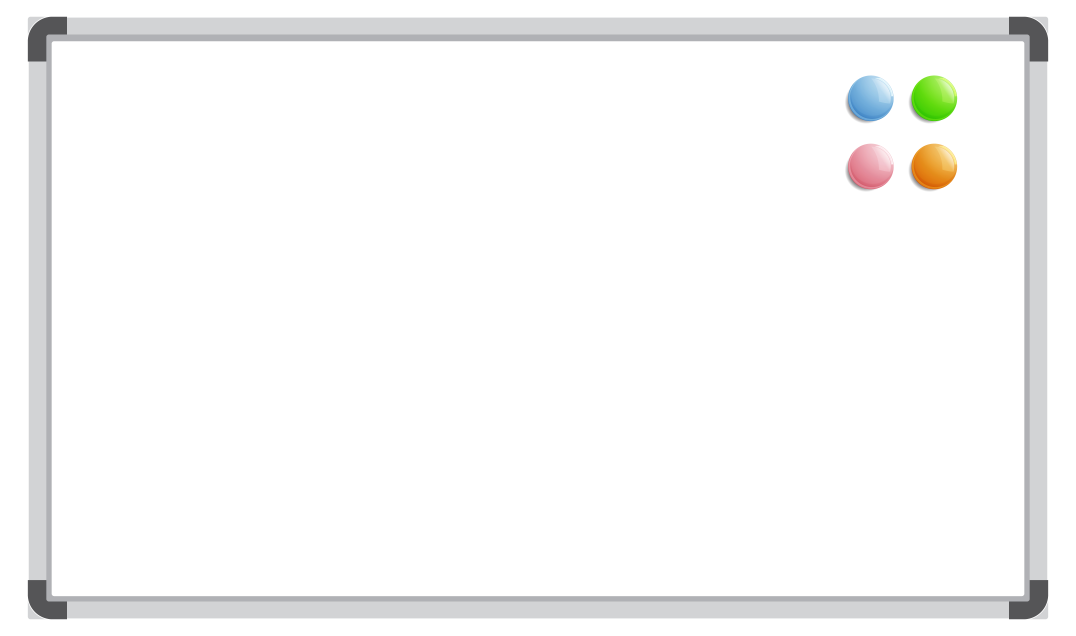
#> input picture data/whiteboard.jpg, 6453 x 3816 px (shown at 1/6 size)
$ python drawing.py
#> lines starting #> are read from the running program, lines starting #| are printed output that depends on the picture
import os
import cv2

img = cv2.imread(os.path.join('.','data','whiteboard.jpg'))
#> img is the input picture: shape (3816, 6453, 3); mean B, G, R 247.7, 247.9, 247.8
img = cv2.resize(img, (900, 500))
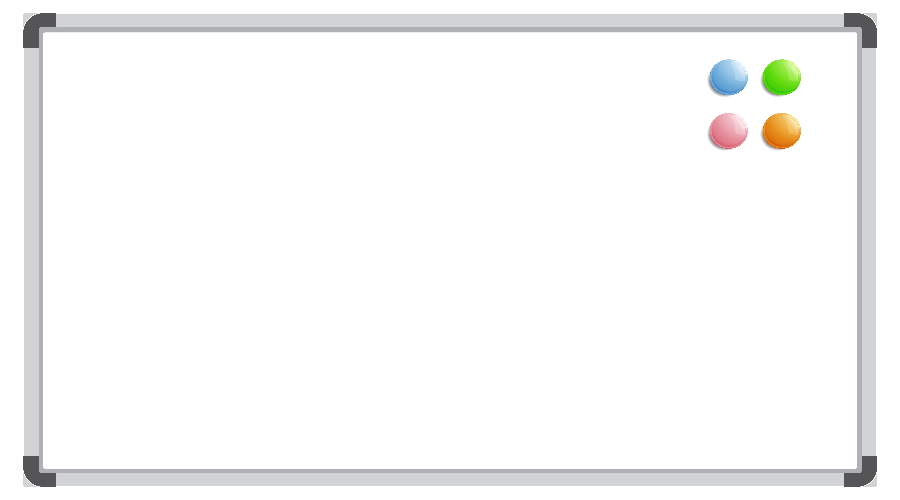
#> img: shape (500, 900, 3); mean B, G, R 247.7, 248, 247.9

# line
cv2.line(img, (100,150), (500,300), (255,0,0), 5)

# Rectangle
cv2.rectangle(img, (100,150), (500,300), (0,255,0), 5)
cv2.rectangle(img, (200,250), (600,400), (0,255,0), -1)

# Circle
cv2.circle(img, (300,200), 100, (0,0,255), 5)

# Text
cv2.putText(img, "OpenCV", (100,400), cv2.FONT_HERSHEY_SIMPLEX, 2, (255,255,0), 5)
cv2.putText(img, "Drawing", (100, 450), cv2.FONT_HERSHEY_TRIPLEX, 1, (255,255,0), 2)
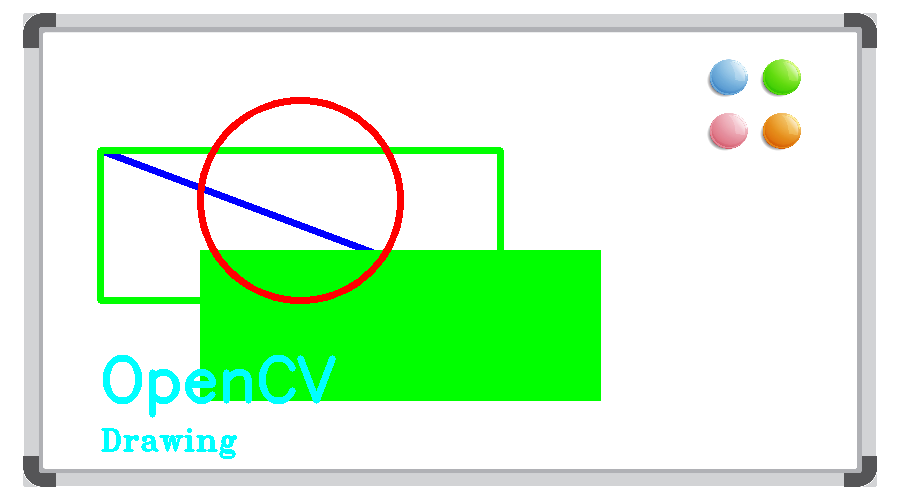
#> img: shape (500, 900, 3); mean B, G, R 210.1, 244.5, 208.6

cv2.imshow("image", img)
cv2.waitKey(0)
